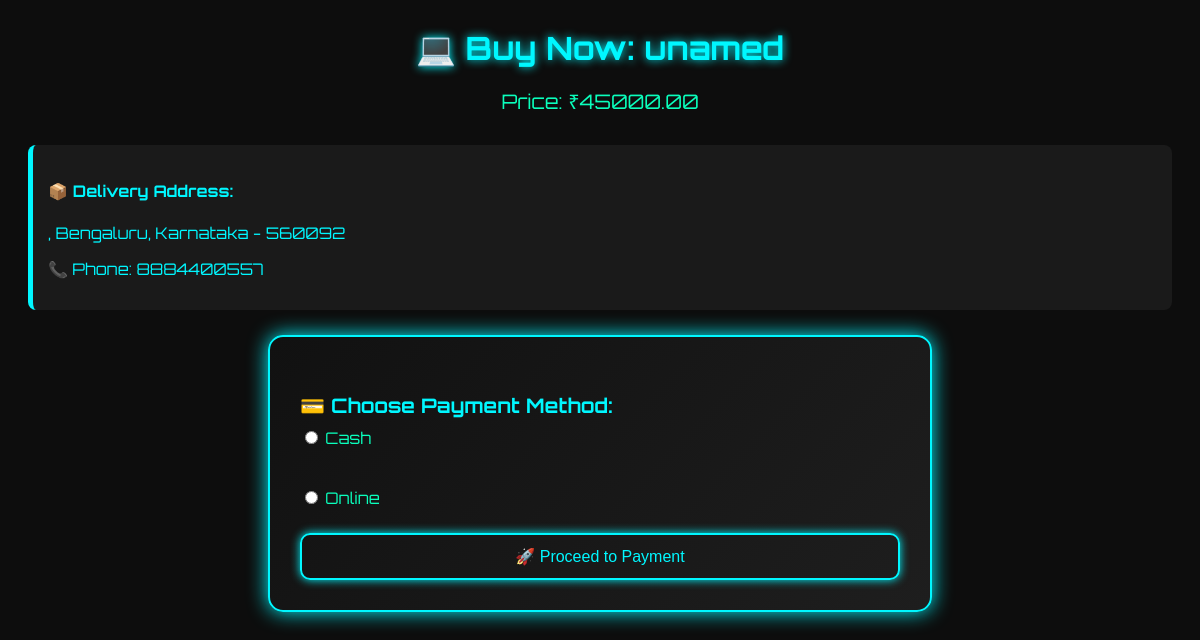
Page /buy-now/1/ (signed in) on the committed database.
### bapp/models.py (models this page shows, shortened)
class Laptop(models.Model):
    name = models.CharField(max_length=100,default='unamed')
    brand = models.ForeignKey(LaptopBrand, on_delete=models.CASCADE)
    model = models.CharField(max_length=100)
    price = models.DecimalField(max_digits=10, decimal_places=2)
    ram = models.CharField(max_length=50, blank=True, null=True)
    processor = models.CharField(max_length=100, blank=True, null=True)
    display = models.CharField(max_length=100, blank=True, null=True)
    storage = models.CharField(max_length=100, blank=True, null=True)
    image = models.ImageField(upload_to='laptops/', null=True, blank=True)
    description = models.TextField()
    gpu = models.CharField(max_length=100, blank=True, null=True)
    screen_hertz = models.IntegerField(blank=True, null=True)
    ai_chip = models.CharField(max_length=100, blank=True, null=True)
    os=models.CharField(max_length=100,default='Windows')
    sold = models.IntegerField(default=0)
    stock = models.IntegerField(default=10)
    extra_features = models.TextField(blank=True, null=True)

class Address(models.Model):
    user = models.OneToOneField(User, on_delete=models.CASCADE)
    full_name = models.CharField(max_length=100)
    phone = models.CharField(max_length=15)
    address_line = models.CharField(max_length=255)
    city = models.CharField(max_length=100)
    state = models.CharField(max_length=100)
    zip_code = models.CharField(max_length=10)
    country = models.CharField(max_length=100, default="India")

### bapp/views.py (the view, shortened to what this page needs)
# urls.py: path('buy-now/<int:laptop_id>/', views.buy_now, name='buy_now'),
@login_required
def buy_now(request, laptop_id):
    laptop = get_object_or_404(Laptop, id=laptop_id)
    user = request.user
    try:
        address = Address.objects.get(user=user)
    except Address.DoesNotExist:
        address = None
    return render(request, 'buy_now.html', {'laptop': laptop, 'address': address})

### templates/buy_now.html (shortened to what this page needs)
<h2 class="cyber-title">💻 Buy Now: {{ laptop.name }}</h2>
<p class="cyber-price">Price: ₹{{ laptop.price }}</p>
{% if address %}
  <div class="cyber-address">
    <h4>📦 Delivery Address:</h4>
    <p>{{ address.line }}, {{ address.city }}, {{ address.state }} - {{ address.zip_code }}</p>
    <p>📞 Phone: {{ address.phone }}</p>
  </div>
{% else %}
  <p class="cyber-error">⚠️ No address found. Please update your address in your profile.</p>
{% endif %}
<form method="POST" class="cyber-form">
  <h4 class="cyber-subtitle">💳 Choose Payment Method:</h4>
  <label><input type="radio" name="delivery_method" value="Cash" required> Cash</label><br>
  <label><input type="radio" name="delivery_method" value="Online"> Online</label>
  <button type="submit" class="cyber-button">🚀 Proceed to Payment</button>
</form>

### templates/buy_now.html (style rules this page uses)
.cyber-title { text-align: center; font-size: 32px; text-shadow: 0 0 10px #00f7ff; margin-bottom: 20px; }
.cyber-price { text-align: center; font-size: 20px; margin-bottom: 30px; color: #0affbc; }
.cyber-address { background-color: #1a1a1a; padding: 15px; border-left: 5px solid #00f7ff; border-radius: 8px; margin-bottom: 25px; }
.cyber-form { max-width: 600px; margin: 0 auto; background: linear-gradient(135deg, #111, #1e1e1e); padding: 30px; border-radius: 15px; box-shadow: 0 0 20px #00f7ff; border: 2px solid #00f7ff; }
.cyber-subtitle { font-size: 20px; margin-bottom: 10px; }
.cyber-form label { display: block; margin: 10px 0; color: #0affbc; }
.cyber-button { width: 100%; padding: 12px; margin-top: 15px; background-color: transparent; color: #00f7ff; border: 2px solid #00f7ff; border-radius: 10px; font-size: 16px; cursor: pointer; transition: 0.3s ease-in-out; box-shadow: 0 0 10px #00f7ff; }

### rows in the picture
Laptop: name "unamed", price "45000.00"
Address: city "Bengaluru", state "Karnataka", zip_code "560092", phone "8884400557"
